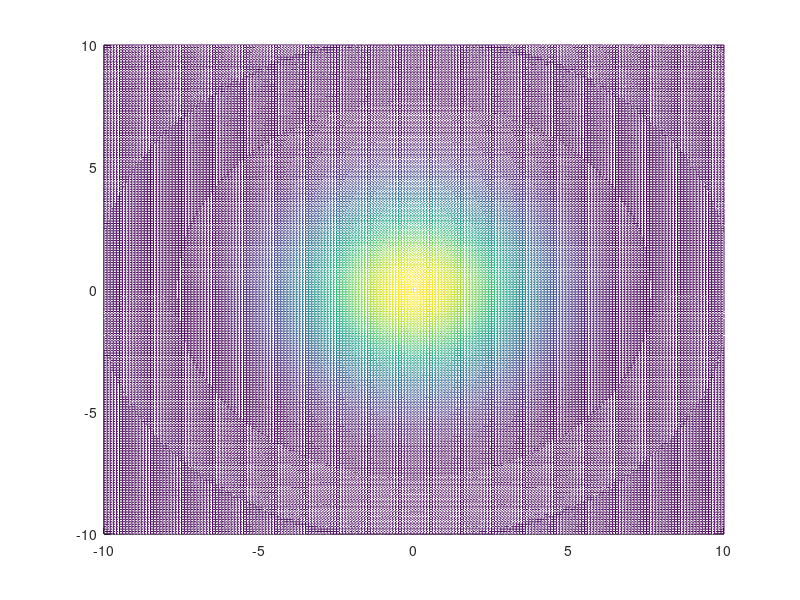

Reproduce this figure in MATLAB.
x = [-10:0.1:10];
y = [-10:0.1:10];
[xx, yy] = meshgrid(x,y);
I = besselj(1,(0.5.*sqrt(xx.^2+yy.^2))).^2./(xx.^2+yy.^2); % Honestly, I did not understand, according to the condition of the problem, what should be the argument of the Bessel function
figure; 
hold on;
grid on;
mesh(xx, yy, I)